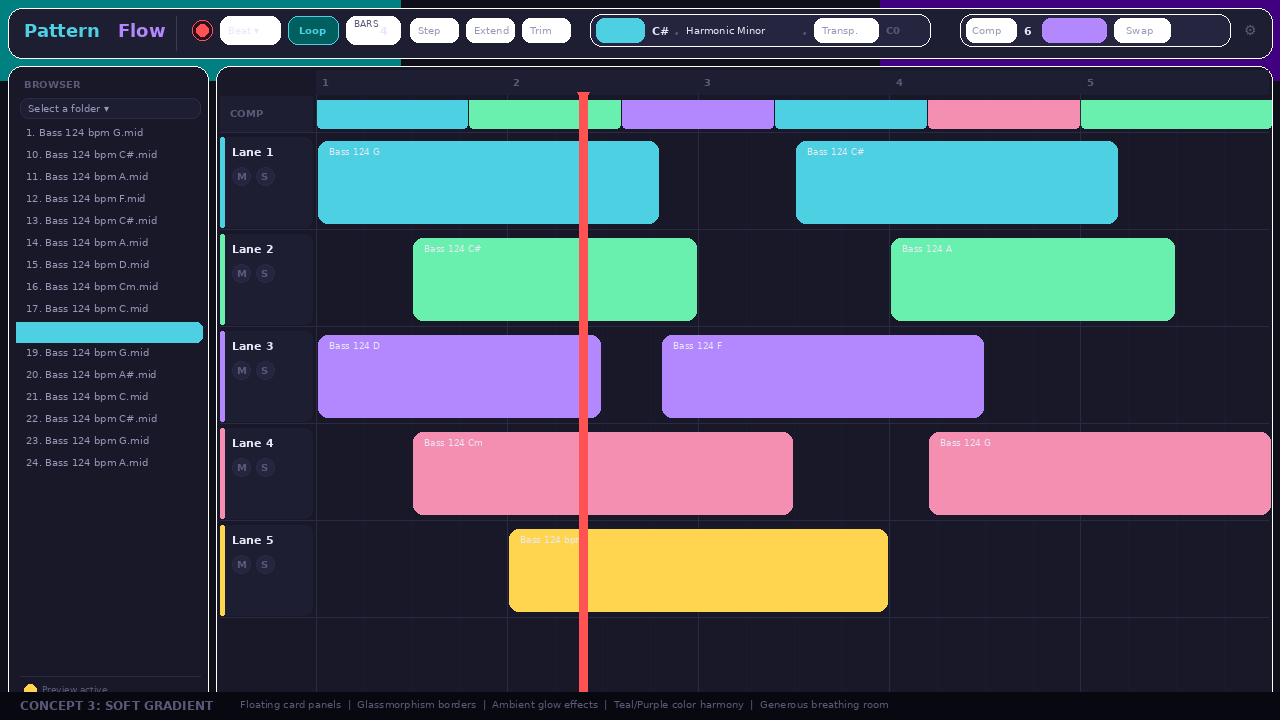

Python code for this plot:
"""
Mockup 3: Soft Gradient
Design principles: Depth through gradients and glassmorphism effects, floating card panels,
warm-cool gradient blends, softer corners, more visual breathing room, unified color harmony.
"""
from PIL import Image, ImageDraw, ImageFont
import random

W, H = 1280, 720
img = Image.new('RGB', (W, H), '#0f0f1a')
d = ImageDraw.Draw(img)

try:
    font_bold_18 = ImageFont.truetype('/usr/share/fonts/truetype/dejavu/DejaVuSans-Bold.ttf', 18)
    font_bold_14 = ImageFont.truetype('/usr/share/fonts/truetype/dejavu/DejaVuSans-Bold.ttf', 14)
    font_bold_12 = ImageFont.truetype('/usr/share/fonts/truetype/dejavu/DejaVuSans-Bold.ttf', 12)
    font_bold_11 = ImageFont.truetype('/usr/share/fonts/truetype/dejavu/DejaVuSans-Bold.ttf', 11)
    font_bold_10 = ImageFont.truetype('/usr/share/fonts/truetype/dejavu/DejaVuSans-Bold.ttf', 10)
    font_reg_12 = ImageFont.truetype('/usr/share/fonts/truetype/dejavu/DejaVuSans.ttf', 12)
    font_reg_11 = ImageFont.truetype('/usr/share/fonts/truetype/dejavu/DejaVuSans.ttf', 11)
    font_reg_10 = ImageFont.truetype('/usr/share/fonts/truetype/dejavu/DejaVuSans.ttf', 10)
    font_reg_9 = ImageFont.truetype('/usr/share/fonts/truetype/dejavu/DejaVuSans.ttf', 9)
except:
    font_bold_18 = font_bold_14 = font_bold_12 = font_bold_11 = font_bold_10 = ImageFont.load_default()
    font_reg_12 = font_reg_11 = font_reg_10 = font_reg_9 = ImageFont.load_default()

# Colors - Soft gradient palette (teal + purple harmony)
bg = '#0f0f1a'
surface1 = '#181828'
surface2 = '#1e1e32'
surface3 = '#252540'
glass = '#ffffff08'
glass_border = '#ffffff15'
border = '#2a2a44'
border_light = '#3a3a5a'
text_primary = '#e8e8f8'
text_secondary = '#9898b8'
text_muted = '#5a5a78'
accent_teal = '#4dd0e1'
accent_purple = '#b388ff'
accent_pink = '#f48fb1'
accent_green = '#69f0ae'
accent_red = '#ff5252'
accent_amber = '#ffd54f'

def rounded_rect(draw, xy, fill, radius=8, outline=None, width=1):
    draw.rounded_rectangle(xy, radius=radius, fill=fill, outline=outline, width=width)

# ─── BACKGROUND GRADIENT GLOW (subtle) ───
# Simulated with colored rectangles
for i in range(20):
    alpha = max(5, 20 - i)
    # Top-left teal glow
    d.rectangle((0, i*4, 400, i*4+4), fill=f'#008080{alpha:02x}')
    # Top-right purple glow
    d.rectangle((W-400, i*4, W, i*4+4), fill=f'#400080{alpha:02x}')

# ─── TOP BAR - Floating glass panel ───
top_h = 50
margin = 8
rounded_rect(d, (margin, margin, W-margin, top_h+margin), surface2, radius=14, outline=glass_border)

# Logo
d.text((24, 20), "Pattern", fill=accent_teal, font=font_bold_18)
d.text((118, 20), "Flow", fill=accent_purple, font=font_bold_18)

# Separator glow line
d.line([(176, 16), (176, top_h)], fill=border_light, width=1)

# ─── Transport as floating chip group ───
tx = 192
# Record
d.ellipse((tx, 20, tx+20, 40), fill='#2a1020', outline=accent_red)
d.ellipse((tx+4, 24, tx+16, 36), fill=accent_red)

# Grid
rounded_rect(d, (tx+28, 16, tx+88, 44), glass, radius=10, outline=glass_border)
d.text((tx+36, 24), "Beat \u25be", fill=text_primary, font=font_reg_10)

# Loop - glowing active state
rounded_rect(d, (tx+96, 16, tx+146, 44), '#00606040', radius=10, outline=accent_teal+'60')
d.text((tx+107, 24), "Loop", fill=accent_teal, font=font_bold_10)

# Bars
rounded_rect(d, (tx+154, 16, tx+208, 44), glass, radius=10, outline=glass_border)
d.text((tx+162, 18), "BARS", fill=text_muted, font=font_reg_9)
d.text((tx+188, 24), "4", fill=text_primary, font=font_bold_11)

# Tools
for i, label in enumerate(["Step", "Extend", "Trim"]):
    bx = tx + 218 + i * 56
    rounded_rect(d, (bx, 18, bx+48, 42), glass, radius=8, outline=glass_border)
    d.text((bx+8, 24), label, fill=text_secondary, font=font_reg_10)

# ─── Scale as floating card ───
sx = 590
rounded_rect(d, (sx, 14, sx+340, 46), surface3, radius=12, outline=glass_border)

# Scale toggle - glowing
rounded_rect(d, (sx+6, 18, sx+54, 42), accent_teal+'20', radius=8)
d.text((sx+12, 24), "Scale", fill=accent_teal, font=font_bold_10)

d.text((sx+62, 24), "C#", fill=text_primary, font=font_bold_11)
d.text((sx+84, 28), "\u2022", fill=text_muted, font=font_reg_9)
d.text((sx+96, 24), "Harmonic Minor", fill=text_primary, font=font_reg_10)
d.text((sx+212, 28), "\u2022", fill=text_muted, font=font_reg_9)

rounded_rect(d, (sx+224, 18, sx+288, 42), glass, radius=8, outline=glass_border)
d.text((sx+232, 24), "Transp.", fill=text_secondary, font=font_reg_10)
d.text((sx+296, 24), "C0", fill=text_muted, font=font_bold_10)

# ─── Comp as floating card ───
cx = 960
rounded_rect(d, (cx, 14, cx+270, 46), surface3, radius=12, outline=glass_border)

rounded_rect(d, (cx+6, 18, cx+56, 42), glass, radius=8, outline=glass_border)
d.text((cx+12, 24), "Comp", fill=text_secondary, font=font_reg_10)

d.text((cx+64, 24), "6", fill=text_primary, font=font_bold_11)

rounded_rect(d, (cx+82, 18, cx+146, 42), accent_purple+'20', radius=8)
d.text((cx+90, 24), "Random", fill=accent_purple, font=font_reg_10)

rounded_rect(d, (cx+154, 18, cx+210, 42), glass, radius=8, outline=glass_border)
d.text((cx+166, 24), "Swap", fill=text_secondary, font=font_reg_10)

# Settings
d.text((W-36, 22), "\u2699", fill=text_muted, font=font_bold_14)

# ─── BROWSER PANEL - Floating card ───
browser_w = 200
browser_top = top_h + margin + 8
browser_bottom = H - margin

rounded_rect(d, (margin, browser_top, browser_w + margin, browser_bottom), surface1, radius=14, outline=glass_border)

# Browser header
d.text((24, browser_top + 12), "BROWSER", fill=text_muted, font=font_bold_10)

# Folder
rounded_rect(d, (20, browser_top + 32, browser_w, browser_top + 52), surface2, radius=8, outline=border)
d.text((28, browser_top + 36), "Select a folder \u25be", fill=text_secondary, font=font_reg_10)

# Files
files = [
    "1. Bass 124 bpm G.mid",
    "10. Bass 124 bpm C#.mid",
    "11. Bass 124 bpm A.mid",
    "12. Bass 124 bpm F.mid",
    "13. Bass 124 bpm C#.mid",
    "14. Bass 124 bpm A.mid",
    "15. Bass 124 bpm D.mid",
    "16. Bass 124 bpm Cm.mid",
    "17. Bass 124 bpm C.mid",
    "18. Bass 124 bpm C.mid",
    "19. Bass 124 bpm G.mid",
    "20. Bass 124 bpm A#.mid",
    "21. Bass 124 bpm C.mid",
    "22. Bass 124 bpm C#.mid",
    "23. Bass 124 bpm G.mid",
    "24. Bass 124 bpm A.mid",
]

for i, f in enumerate(files):
    fy = browser_top + 60 + i * 22
    if fy > browser_bottom - 40:
        break
    if i == 9:
        rounded_rect(d, (16, fy-2, browser_w+2, fy+18), accent_teal+'15', radius=6)
        d.rectangle((16, fy-2, 20, fy+18), fill=accent_teal)
        d.text((26, fy), f, fill=accent_teal, font=font_reg_10)
    else:
        d.text((26, fy), f, fill=text_secondary, font=font_reg_10)

# Preview at bottom
d.line([(20, browser_bottom - 36), (browser_w, browser_bottom - 36)], fill=border, width=1)
d.ellipse((24, browser_bottom - 28, 36, browser_bottom - 16), fill=accent_amber)
d.text((42, browser_bottom - 28), "Preview active", fill=text_muted, font=font_reg_9)

# ─── ARRANGEMENT VIEW - Floating card ───
arr_left = browser_w + margin + 8
arr_top = browser_top
header_w = 100
timeline_x = arr_left + header_w
timeline_w = W - margin - timeline_x

rounded_rect(d, (arr_left, arr_top, W - margin, browser_bottom), surface1, radius=14, outline=glass_border)

# Ruler
ruler_h = 28
d.rectangle((timeline_x, arr_top + 4, W - margin - 4, arr_top + ruler_h), fill=surface2)

total_bars = 5
bar_w = timeline_w / total_bars
for bar in range(total_bars):
    bx = timeline_x + bar * bar_w
    d.text((bx + 6, arr_top + 10), str(bar + 1), fill=text_muted, font=font_bold_10)
    d.line([(bx, arr_top + ruler_h), (bx, browser_bottom - margin)], fill=border, width=1)
    for beat in range(1, 4):
        sbx = bx + beat * (bar_w / 4)
        d.line([(sbx, arr_top + ruler_h), (sbx, browser_bottom - margin)], fill='#1a1a30', width=1)

# ─── COMP LANE ───
comp_top = arr_top + ruler_h + 2
comp_h = 36

d.rectangle((arr_left + 4, comp_top, arr_left + header_w - 4, comp_top + comp_h), fill=surface2)
rounded_rect(d, (arr_left + 4, comp_top, arr_left + header_w - 4, comp_top + comp_h), surface2, radius=8)
d.text((arr_left + 14, comp_top + 11), "COMP", fill=text_muted, font=font_bold_10)

# Comp blocks with gradient feel
comp_segs = [
    (0.0, 0.8, accent_teal), (0.8, 1.6, accent_green),
    (1.6, 2.4, accent_purple), (2.4, 3.2, accent_teal),
    (3.2, 4.0, accent_pink), (4.0, 5.0, accent_green),
]
for start, end, color in comp_segs:
    cx1 = timeline_x + int(start * bar_w)
    cx2 = timeline_x + int(end * bar_w)
    rounded_rect(d, (cx1+1, comp_top+4, cx2-1, comp_top+comp_h-4), color+'18', radius=4)
    d.rectangle((cx1+1, comp_top+4, cx2-1, comp_top+8), fill=color+'35')

d.line([(arr_left+4, comp_top + comp_h), (W-margin-4, comp_top + comp_h)], fill=border, width=1)

# ─── LANES ───
lane_h = 94
lane_gap = 3
lane_names = ["Lane 1", "Lane 2", "Lane 3", "Lane 4", "Lane 5"]
lane_colors = [accent_teal, accent_green, accent_purple, accent_pink, accent_amber]

lane_clips = [
    [(0.0, 1.8, "Bass 124 G"), (2.5, 4.2, "Bass 124 C#")],
    [(0.5, 2.0, "Bass 124 C#"), (3.0, 4.5, "Bass 124 A")],
    [(0.0, 1.5, "Bass 124 D"), (1.8, 3.5, "Bass 124 F")],
    [(0.5, 2.5, "Bass 124 Cm"), (3.2, 5.0, "Bass 124 G")],
    [(1.0, 3.0, "Bass 124 bpm")],
]

for li, (name, clips) in enumerate(zip(lane_names, lane_clips)):
    ly = comp_top + comp_h + lane_gap + li * (lane_h + lane_gap)
    if ly + lane_h > browser_bottom - 40:
        break

    lc = lane_colors[li]

    # Lane header as mini card
    rounded_rect(d, (arr_left+4, ly+2, arr_left+header_w-4, ly+lane_h-2), surface2, radius=8)

    # Color bar
    rounded_rect(d, (arr_left+4, ly+2, arr_left+8, ly+lane_h-2), lc, radius=4)

    d.text((arr_left+16, ly+10), name, fill=text_primary, font=font_bold_11)

    # M/S - circular buttons
    d.ellipse((arr_left+16, ly+32, arr_left+34, ly+50), fill=surface3, outline=border)
    d.text((arr_left+21, ly+35), "M", fill=text_muted, font=font_bold_10)
    d.ellipse((arr_left+40, ly+32, arr_left+58, ly+50), fill=surface3, outline=border)
    d.text((arr_left+45, ly+35), "S", fill=text_muted, font=font_bold_10)

    # Clips with glow effect
    for start, end, label in clips:
        cx1 = timeline_x + int(start * bar_w) + 3
        cx2 = timeline_x + int(end * bar_w) - 3

        # Subtle glow behind clip
        rounded_rect(d, (cx1-1, ly+6, cx2+1, ly+lane_h-6), lc+'10', radius=10)

        # Clip body
        rounded_rect(d, (cx1, ly+8, cx2, ly+lane_h-8), lc+'12', radius=10, outline=lc+'30')

        # Top gradient bar
        rounded_rect(d, (cx1, ly+8, cx2, ly+26), lc+'25', radius=10)
        d.rectangle((cx1+6, ly+20, cx2-6, ly+26), fill=lc+'25')

        # MIDI notes
        random.seed(hash(label))
        for n in range(12):
            ny = ly + 28 + n * 4
            if ny > ly + lane_h - 12:
                break
            nx = cx1 + 8 + random.randint(0, 25)
            nw = random.randint(10, 40)
            if nx + nw > cx2 - 8:
                nw = cx2 - 8 - nx
            if nw > 5:
                rounded_rect(d, (nx, ny, nx+nw, ny+2), lc+'50', radius=1)

        d.text((cx1 + 10, ly + 11), label, fill=text_primary, font=font_reg_9)

    d.line([(arr_left+4, ly+lane_h), (W-margin-4, ly+lane_h)], fill=border+'60', width=1)

# Playhead with glow
ph_x = timeline_x + int(1.4 * bar_w)
# Glow
for g in range(4, 0, -1):
    d.line([(ph_x-g, arr_top+ruler_h), (ph_x-g, browser_bottom-margin)], fill=accent_red+f'{g*10:02x}', width=1)
    d.line([(ph_x+g, arr_top+ruler_h), (ph_x+g, browser_bottom-margin)], fill=accent_red+f'{g*10:02x}', width=1)
d.line([(ph_x, arr_top+ruler_h), (ph_x, browser_bottom-margin)], fill=accent_red, width=2)
d.polygon([(ph_x-6, arr_top+ruler_h-2), (ph_x+6, arr_top+ruler_h-2), (ph_x, arr_top+ruler_h+8)], fill=accent_red)

# ─── ANNOTATION ───
d.rectangle((0, H-28, W, H), fill='#08081040')
d.text((20, H-22), "CONCEPT 3: SOFT GRADIENT", fill=text_muted, font=font_bold_12)
d.text((240, H-22), "Floating card panels  |  Glassmorphism borders  |  Ambient glow effects  |  Teal/Purple color harmony  |  Generous breathing room", fill=text_muted, font=font_reg_10)

img.save('/home/user/PatternFlow/mockup3_soft_gradient.png', 'PNG')
print("Mockup 3 saved")
